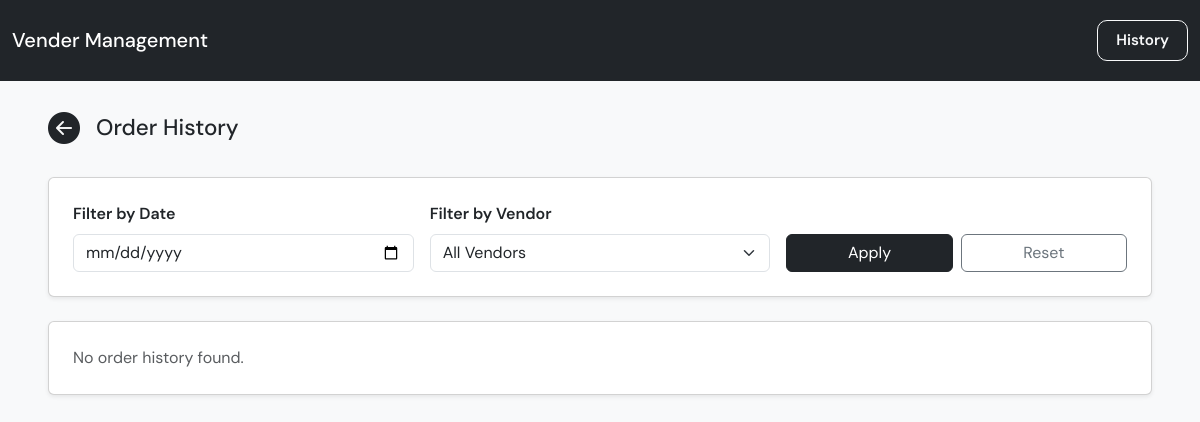
Page /orders/history on the earlier database version.
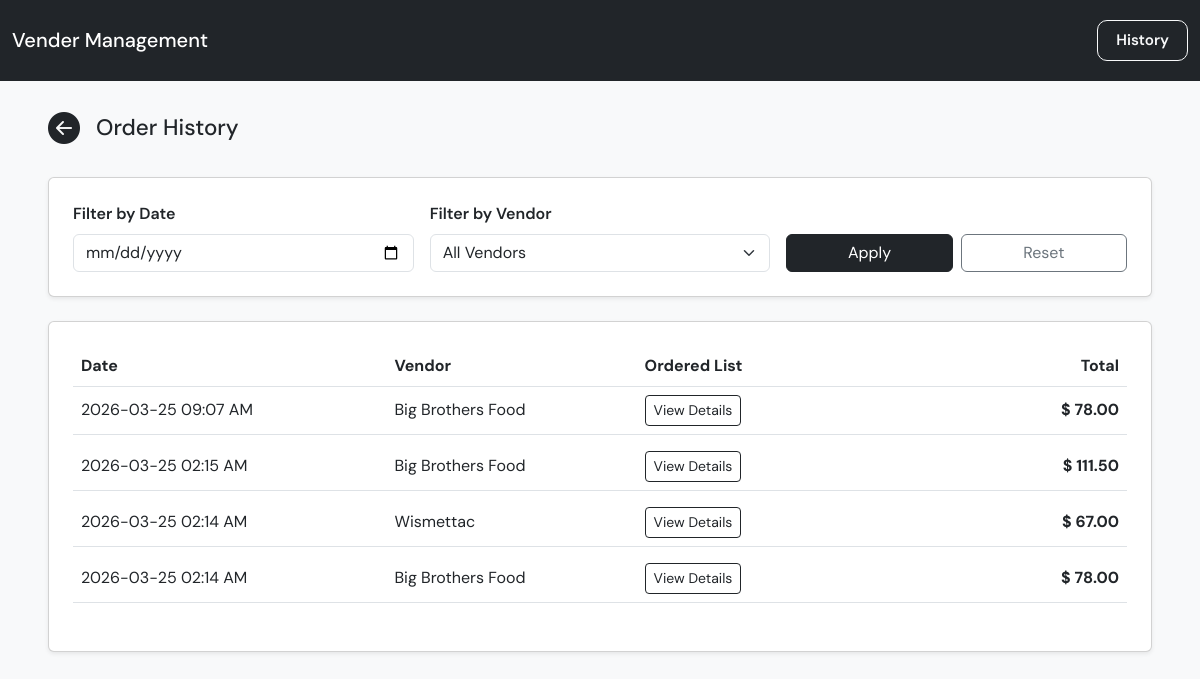
Same page on the later database version.
### app/models.py (models this page shows)
class OrderHistory(Base):
    __tablename__ = "order_history"
    id: Mapped[int] = mapped_column(primary_key=True)
    vendor_id: Mapped[int] = mapped_column(
        ForeignKey("vendors.id"),
        nullable=False
    )
    vendor_name: Mapped[str] = mapped_column(
        String,
        nullable=False
    )
    ordered_at: Mapped[datetime] = mapped_column(
        DateTime,
        default=lambda: datetime.now(ZoneInfo("America/Vancouver")).replace(tzinfo=None),
        nullable=False
    )
    order_items_text: Mapped[str] = mapped_column(
        Text,
        nullable=False
    )
    total_amount: Mapped[float] = mapped_column(
        Float,
        default=0,
        nullable=False
    )
    vendor = relationship(
        "Vendor",
        back_populates="orders"
    )

### app/main.py (the view)
@app.get("/orders/history", response_class=HTMLResponse)
def order_history_page(
    request: Request,
    vendor_id: str = "",
    order_date: str = "",
    db: Session = Depends(get_db),
):
    vendors = get_vendors(db)
    parsed_vendor_id = None
    if vendor_id.strip():
        try:
            parsed_vendor_id = int(vendor_id)
        except ValueError:
            parsed_vendor_id = None
    parsed_order_date = order_date.strip() or None
    orders = get_order_history(
        db=db,
        vendor_id=parsed_vendor_id,
        order_date=parsed_order_date,
    )
    return templates.TemplateResponse(
        "order_history.html",
        {
            "request": request,
            "orders": orders,
            "vendors": vendors,
            "selected_vendor_id": parsed_vendor_id,
            "selected_order_date": parsed_order_date,
        },
    )

### app/templates/order_history.html (shortened to what this page needs)
{% extends "base.html" %}
{% block content %}
<div class="d-flex justify-content-between align-items-center mb-4 flex-wrap gap-3">
  <div class="d-flex align-items-center gap-3">
    <a href="/vendors" class="text-dark">
      <i class="bi bi-arrow-left-circle-fill" style="font-size: 2rem;"></i>
    </a>
    <h2 class="mb-0" style="font-size: 1.4rem;">Order History</h2>
  </div>
</div>
<div class="card p-4 shadow-sm mb-4">
  <form method="get" action="/orders/history">
    <div class="row g-3 align-items-end">
      <div class="col-12 col-md-4">
        <label class="form-label fw-semibold">
          Filter by Date
        </label>
        <input type="date" name="order_date" class="form-control" value="{{ selected_order_date or '' }}">
      </div>
      <div class="col-12 col-md-4">
        <label class="form-label fw-semibold">
          Filter by Vendor
        </label>
        <select name="vendor_id" class="form-select">
          <option value="">All Vendors</option>
        </select>
      </div>
      <div class="col-12 col-md-4 d-flex gap-2">
        <button type="submit" class="btn btn-dark w-100">
          Apply
        </button>
        <a href="/orders/history" class="btn btn-outline-secondary w-100">
          Reset
        </a>
      </div>
    </div>
  </form>
</div>
<div class="card p-3 p-md-4 shadow-sm">
  {% if orders %}
  <div class="d-none d-md-block">
    <div class="table-responsive">
      <table class="table align-middle">
        <thead>
          <tr>
            <th>Date</th>
            <th>Vendor</th>
            <th>Ordered List</th>
            <th class="text-end">Total</th>
          </tr>
        </thead>
        <tbody>
          {% for order in orders %}
          {% set lines = order.order_items_text.split('\n') %}
          <tr>
            <td style="min-width:160px;">
              {{ order.ordered_at.strftime("%Y-%m-%d %I:%M %p") }}
            </td>
            <td style="min-width:150px;">
              {{ order.vendor_name }}
            </td>
            <td style="min-width:220px;">
              <button class="btn btn-sm btn-outline-dark" type="button" data-bs-toggle="collapse" data-bs-target="#order-details-{{ order.id }}">
                View Details
              </button>
            </td>
            <td class="text-end fw-bold">
              $
              {{ '%.2f'|format(order.total_amount) }}
            </td>
          </tr>
          <tr class="border-0">
            <td colspan="4" class="pt-0 border-0">
            </td>
          </tr>
          {% endfor %}
        </tbody>
      </table>
    </div>
  </div>
  {% else %}
  <p class="text-muted mb-0">
    No order history found.
  </p>
  {% endif %}
</div>
{% endblock %}

### app/templates/base.html (shortened to what this page needs)
<!DOCTYPE html>
<html lang="en">
<head>
  <link href="https://cdn.jsdelivr.net/npm/bootstrap@5.3.0/dist/css/bootstrap.min.css" rel="stylesheet">
  <link href="https://cdn.jsdelivr.net/npm/bootstrap-icons/font/bootstrap-icons.css" rel="stylesheet">
</head>
<body class="bg-light">
  <nav class="navbar navbar-dark bg-dark mb-4 py-3">
    <div class="container-fluid py-1">
      <a href="/vendors" class="navbar-brand mb-0 h1">
        Vender Management
      </a>
      <a href="/orders/history" class="btn btn-outline-light fw-semibold" style="padding: 8px 18px; font-size: 0.95rem; border-radius: 10px;">
        History
      </a>
    </div>
  </nav>
  <div class="container-fluid px-3 px-md-5">
    {% block content %}{% endblock %}
  </div>
</body>
</html>

### app/templates/base.html (style rules this page uses)
body { font-family: 'DM Sans', sans-serif; }
input, select, textarea { font-size: 16px; }

Differences in the rows shown:
added OrderHistory: ordered_at "2026-03-25 09:07 AM", vendor_name "Big Brothers Food", total_amount "78.00"
added OrderHistory: ordered_at "2026-03-25 02:15 AM", vendor_name "Big Brothers Food", total_amount "111.50"
added OrderHistory: ordered_at "2026-03-25 02:14 AM", vendor_name "Wismettac", total_amount "67.00"
added OrderHistory: ordered_at "2026-03-25 02:14 AM", vendor_name "Big Brothers Food", total_amount "78.00"
Other differences:
text no longer shown: "No order history found."
text now shown: "Date Vendor Ordered List Total"
